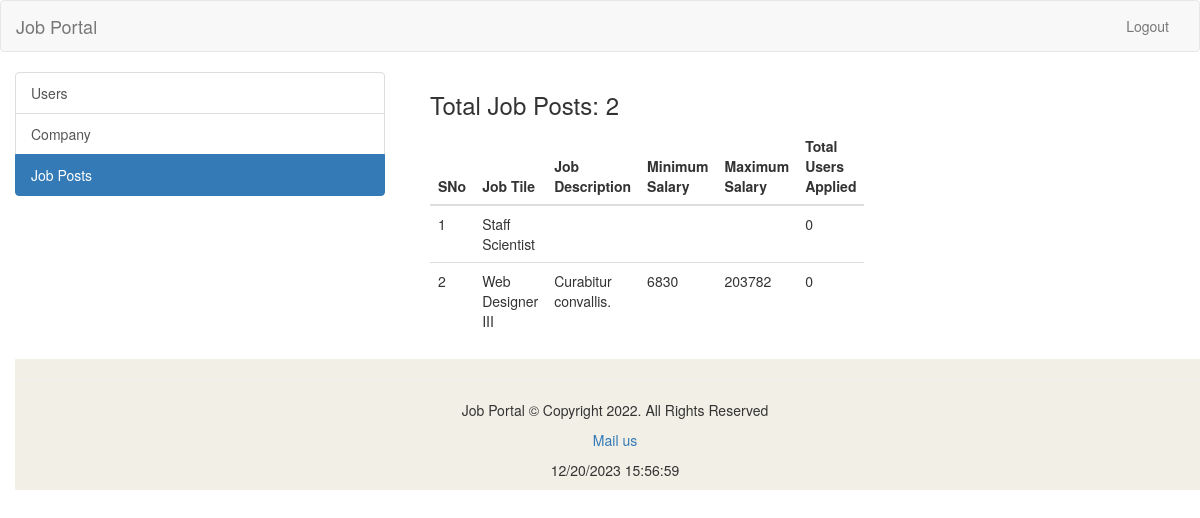
Screenshot of /admin/job_history.php (signed in) with the database file from the repository.
### tables this page shows
CREATE TABLE `job_history` (
  `id_company` int(11) NOT NULL,
  `jobtitle` varchar(100) NOT NULL,
  `description` text NOT NULL,
  `minimumsalary` varchar(100) NOT NULL,
  `maximumsalary` varchar(100) NOT NULL,
  `experience` text NOT NULL,
  `qualification` varchar(100) NOT NULL,
  `id_jobpost` int(11) NOT NULL
);

### admin/job_history.php (the view, shortened to what this page needs)
<?php
require_once("../db.php");
?>
<!DOCTYPE html>
<html lang="en">
  <head>
    <link rel="stylesheet" href="https://maxcdn.bootstrapcdn.com/bootstrap/3.3.7/css/bootstrap.min.css">
  </head>
  <body>
    <header>
      <nav class="navbar navbar-default">
        <div class="container-fluid">
          <div class="navbar-header">
            <a class="navbar-brand" href="../index.php">Job Portal</a>
          </div>
          <div class="collapse navbar-collapse" id="bs-example-navbar-collapse-1">
            <ul class="nav navbar-nav navbar-right">
              <li><a href="../logout.php">Logout</a></li>
            </ul>
          </div>
        </div>
      </nav>
    </header>
    <div class="container-fluid">
      <div class="row">
        <div class="col-md-4">
          <div class="list-group">
            <a href="user_history.php" class="list-group-item">Users</a>
            <a href="company_history.php" class="list-group-item ">Company</a>
            <a href="job_history.php" class="list-group-item active">Job Posts</a>
          </div>
        </div>
        <div class="col-md-6">
          <div class="col-md-6">
        <?php
          $sql = "SELECT * FROM job_history";
          $result = $conn->query($sql);
          if($result->num_rows > 0) {
            echo '<h3>Total Job Posts: ' . $result->num_rows . '</h3>';
          }
        ?>
          <table class="table">
            <thead>
              <th>SNo</th>
              <th>Job Tile</th>
              <th>Job Description</th>
              <th>Minimum Salary</th>
              <th>Maximum Salary</th>
              <th>Total Users Applied</th>
            </thead>
            <tbody>
              <?php
                $sql = "SELECT * FROM job_history";
                $result = $conn->query($sql);
                if($result->num_rows > 0) {
                  $i = 0;
                  while($row = $result->fetch_assoc()) {
                    ?>
                      <tr>
                        <td><?php echo ++$i; ?></td>
                        <td><?php echo $row['jobtitle']; ?></td>
                        <td><?php echo $row['description']; ?></td>
                        <td><?php echo $row['minimumsalary']; ?></td>
                        <td><?php echo $row['maximumsalary']; ?></td>
                        <?php
                          $sql1 = "SELECT COUNT(apply_job_post.id_apply) AS totalNo FROM job_post INNER JOIN apply_job_post ON job_post.id_jobpost=apply_job_post.id_jobpost WHERE job_post.id_jobpost='$row[id_jobpost]'";
                          $result1 = $conn->query($sql1);
                          if($result1->num_rows > 0) {
                             while($row1 = $result1->fetch_assoc()) {
                            ?>
                             <td><?php echo $row1['totalNo']; ?></td>
                            <?php
                          }
                        }
                        ?>
                      </tr>
                    <?php
                  }
                }
              ?>
            </tbody>
          </table>
        </div>
      </div>
    </div>
    <footer id="footer" style="background:#f2efe6; position:absolute; margin-bottom: 0px; width:100%;">
    <hr>
      <section style="padding: top 10px;">
        <p style="text-align:center">Job Portal  &copy Copyright 2022.  All Rights Reserved</p>
        <p style="text-align:center"><a href="mailto:jobportal@gmail.com" class="mail">Mail us</a></p>
        <p id= "update" style="text-align:center"></p>
     </section>
    </footer>
  </body>
</html>

### rows the page displays
job_history: jobtitle "Staff Scientist", totalNo "0"
job_history: jobtitle "Web Designer III", description "Curabitur convallis.", minimumsalary "6830", maximumsalary "203782", totalNo "0"

### other values shown
$result->num_rows "2"
